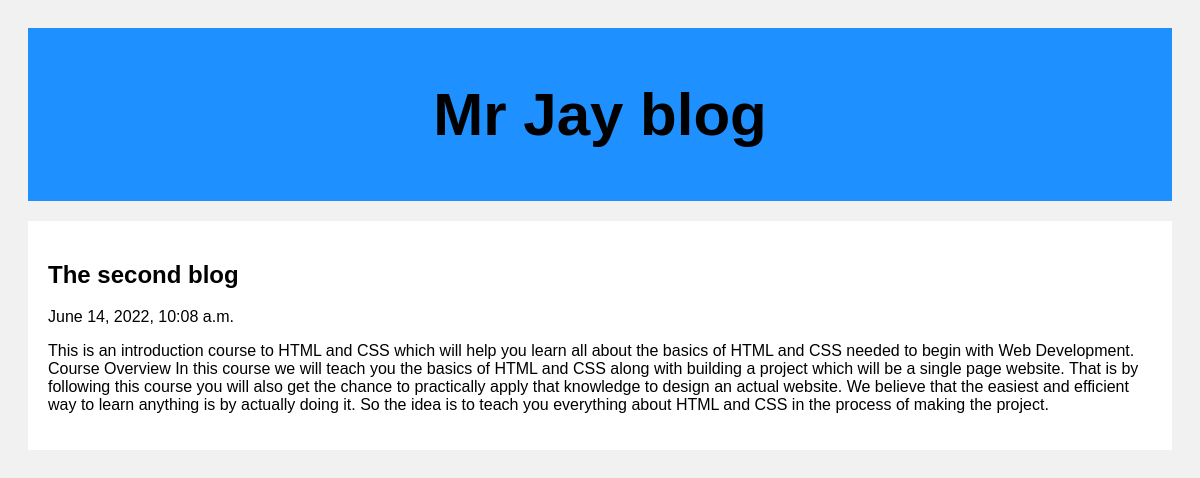
Screenshot of /post/3 with the database file from the repository.
### posts/models.py (models this page shows)
class Post(models.Model):
    title = models.CharField(max_length=100)
    body = models.CharField(max_length=10000000000000000000)
    created_at = models.DateTimeField(default=datetime.now, blank=True)

### posts/views.py (the view)
# urls.py: path('post/<str:pk>', views.post, name = 'post')
def post(request, pk):
    posts = Post.objects.get(id=pk)
    return render(request , 'post.html', {'posts': posts})

### posts/templates/post.html (shortened to what this page needs)
<!DOCTYPE html>
<html>
<head>
</head>
<body>
<div class="header">
  <h2>Mr Jay blog </h2>
</div>
<div class="row">
  <div class="leftcolumn">
    <div class="card">
        <h2>{{posts.title}}</h2>
        <h7>{{posts.created_at}}</h7>
        <p>{{posts.body}}</p>
    </div>
  </div>
</div>
</body>
</html>

### posts/templates/post.html (style rules this page uses)
* { box-sizing: border-box; }
body { font-family: Arial; padding: 20px; background: #f1f1f1; }
.header { padding: 2px; font-size: 40px; text-align: center; background: Dodgerblue; }
.leftcolumn { float: left; width: 100%; }
.card { background-color: white ; padding: 20px; margin-top: 20px; }
.row:after { content: ""; display: table; clear: both; }

### rows the page displays
Post: title "The second blog", created_at "June 14, 2022, 10:08 a.m.", body "This is an introduction course to HTML and CSS which will help you learn all about the basics of HTML and CSS needed to begin with Web Development. Course Overview In this course we will teach you the basics of HTML and CSS along with building a project which will be a single page website. That is by following this course you will also get the chance to practically apply that knowledge to design an actual website. We believe that the easiest and efficient way to learn anything is by actually doing it. So the idea is to teach you everything about HTML and CSS in the process of making the project."
